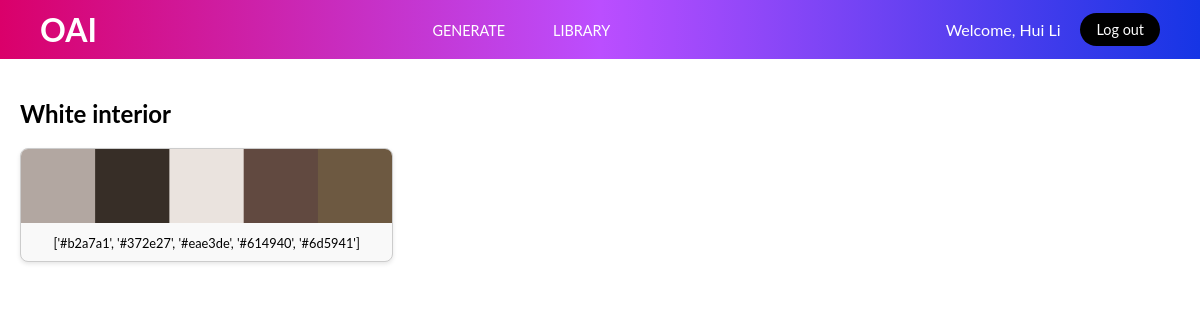
The page /library/White interior (signed in) on the database its author committed.
### tables this page shows
CREATE TABLE categories (
    id INTEGER PRIMARY KEY AUTOINCREMENT,
    name TEXT UNIQUE NOT NULL
);

CREATE TABLE palettes (
    id INTEGER PRIMARY KEY AUTOINCREMENT,
    image_path TEXT NOT NULL,
    category_id INTEGER NOT NULL,
    colors TEXT NOT NULL,
timestamp DATETIME DEFAULT CURRENT_TIMESTAMP,
FOREIGN KEY (category_id) REFERENCES categories(id)
);

### app.py (the view)
@app.route('/library/<category_name>')
@login_required
def category_page(category_name):
    category = db.execute("SELECT * FROM categories WHERE name = ?", category_name)
    if not category:
        flash("Category not found!")
        return redirect(url_for('library'))
    category_id = category[0]["id"]
    palettes = db.execute("SELECT * FROM palettes WHERE category_id = ?", category_id)
    return render_template('category.html', category_name=category_name, palettes=palettes)

### app.py (called while the page is built)
@app.before_request
def load_logged_in_user():
    g.username = session.get("user_name")

### helpers.py (called while the page is built)
def login_required(f):
    @wraps(f)
    def decorated_function(*args, **kwargs):
        if "user_id" not in session:
            flash("Please log in to access this page.")
            return redirect(url_for('login'))
        return f(*args, **kwargs)
    return decorated_function

### templates/category.html (shortened to what this page needs)
{% extends "layout.html" %}
{% block content %}
<link rel="stylesheet" href="{{ url_for('static', filename='css/category.css') }}">
<section class="category-page">
    <header class="category-header">
        <h1>{{ category_name }}</h1>
    </header>
    <div class="categories-grid">
        {% for palette in palettes %}
        <div class="category-item">
            <div class="palette-container">
                <img src="{{ url_for('static', filename=palette.image_path) }}" alt="Palette Image">
            </div>
            <p> {{ palette['colors'] }}</p>
        </div>
        {% endfor %}
    </div>
</section>
{% endblock %}

### static/css/layout.css (style rules this page uses)
:root { --p: #da006a; --b: #1635e5; --dark: #000; --white: #ffffff; --light: #ccc; --gray: #696969; }
body, html { margin: 0; padding: 0; height: 100%; width: 100%; font-family: 'Lato', sans-serif; display: flex; flex-direction: column; }

### static/css/category.css (style rules this page uses)
.category-page { padding: 20px; font-family: 'Lato', sans-serif; }
.categories-grid { display: grid; grid-template-columns: repeat(auto-fill, minmax(18rem, 1fr)); gap: 20px; }
.category-item { border: 1px solid #ccc; border-radius: 8px; overflow: hidden; text-align: center; box-shadow: 0px 2px 4px rgba(0, 0, 0, 0.1); background-color: #f9f9f9; }
.category-item p { font-size: 0.8rem; line-height: 1.2rem; margin: 0.5rem 1rem; }
.palette-container { position: relative; overflow: visible; }
.palette-container img { width: 100%; height: auto; transition: transform 0.2s ease; }

### rows shown on the page
categories: name "White interior"
palettes: image_path (picture), colors "['#b2a7a1', '#372e27', '#eae3de', '#614940', '#6d5941']"

### other values the page prints
{{ g.username }} "Hui Li"
